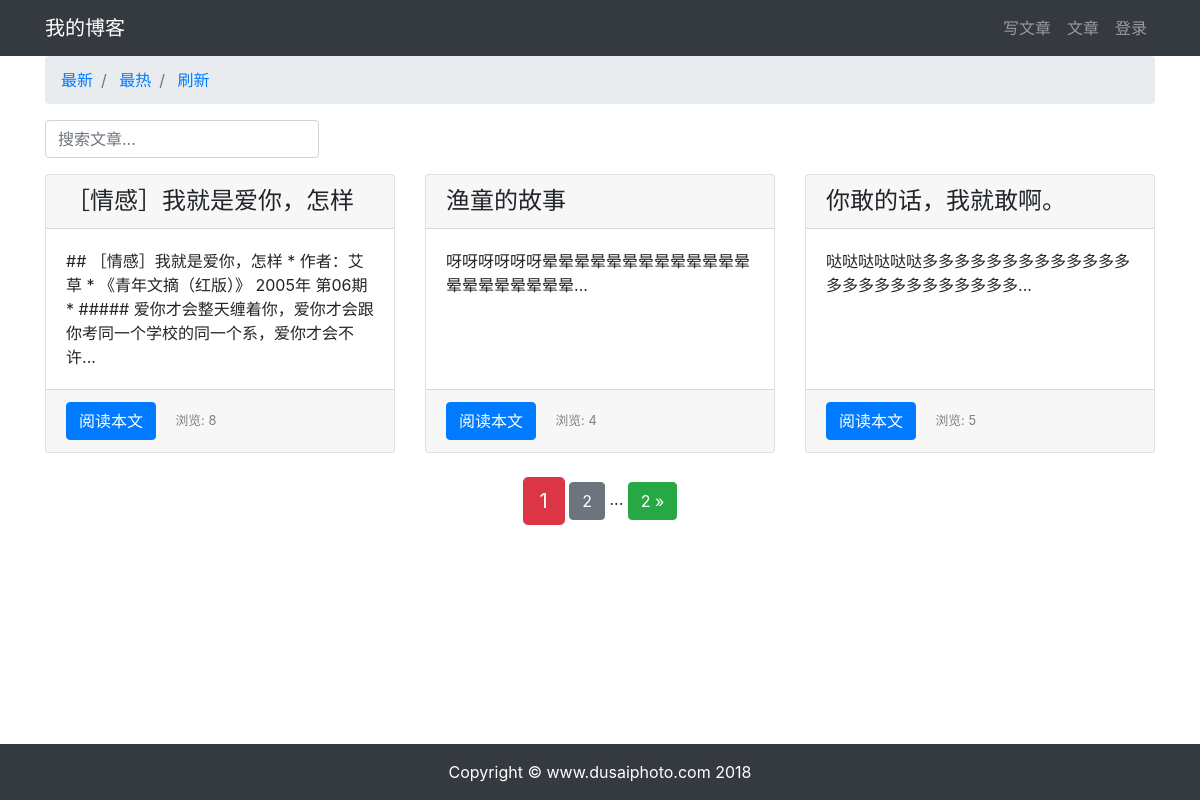
Page /article/article-list/ on the earlier database version.
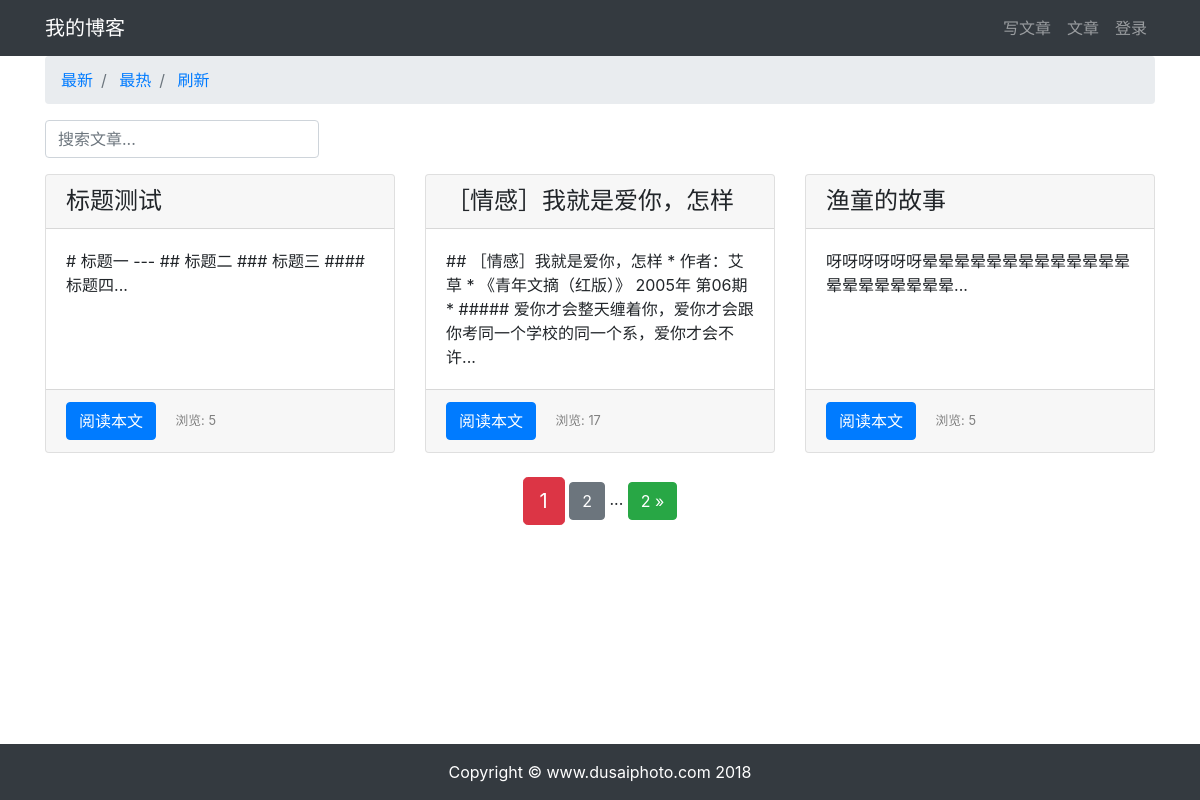
Same page on the later database version.
### article/models.py (models this page shows, shortened)
class ArticlePost(models.Model):
    author = models.ForeignKey(User, on_delete=models.CASCADE)
    title = models.CharField(max_length=100)
    body = models.TextField()
    created = models.DateTimeField(default=timezone.now)
    updated = models.DateTimeField(auto_now=True)
    total_views = models.PositiveIntegerField(default=0)
    class Meta:
        ordering = ('-created',)

### article/views.py (the view)
# urls.py: path('article-list/', views.article_list, name='article_list'),
def article_list(request):
    search = request.GET.get('search')
    order = request.GET.get('order')
    if search:
        if order == 'total_views':
            article_list = ArticlePost.objects.filter(
                Q(title__icontains=search) |
                Q(body__icontains=search)
            ).order_by('-total_views')
        else:
            article_list = ArticlePost.objects.filter(
                Q(title__icontains=search) |
                Q(body__icontains=search)
            )
    else:
        search = ''
        if order == 'total_views':
            article_list = ArticlePost.objects.all().order_by('-total_views')
        else:
            article_list = ArticlePost.objects.all()
    paginator = Paginator(article_list, 3)
    page = request.GET.get('page')
    articles = paginator.get_page(page)
    context = {'articles': articles, 'order': order, 'search': search}
    return render(request, 'article/list.html', context)

### templates/article/list.html (shortened to what this page needs)
{% extends "base.html" %}
{% load staticfiles %}
{% block content %}
<div class="container">
    <nav aria-label="breadcrumb">
        <ol class="breadcrumb">
            <li class="breadcrumb-item">
                <a href="{% url 'article:article_list' %}?search={{ search }}">
                    最新
                </a>
            </li>
            <li class="breadcrumb-item">
                <a href="{% url 'article:article_list' %}?order=total_views&search={{ search }}">
                    最热
                </a>
            </li>
            <li class="breadcrumb-item">
                <a href="{% url 'article:article_list' %}">
                    刷新
                </a>
            </li>
        </ol>
    </nav>
    <div class="row">
        <div class="col-auto mr-auto">
            <form class="form-inline" >
                <input type="text"
                    class="form-control mb-2 mr-sm-2"
                    name="search"
                    placeholder="搜索文章..."
                    required
                >
            </form>
        </div>
    </div>
    <div class="row mt-2">
        {% for article in articles %}
        <div class="col-4 mb-4">
            <div class="card h-100">
                <h4 class="card-header">{{ article.title }}</h4>
                <div class="card-body">
                    <p class="card-text">{{ article.body|slice:'100' }}...</p>
                </div>
                <div class="card-footer">
                    <a href="{% url 'article:article_detail' article.id %}" class="btn btn-primary">阅读本文</a>
                    <span>
                        <small class="col align-self-end" style="color: gray;">
                            浏览: {{ article.total_views }}
                        </small>
                    </span>
                </div>
            </div>
        </div>
        {% endfor %}
    </div>
</div>
<div class="pagination row">
    <div class="m-auto">
        <span class="step-links">
            <span class="current btn btn-danger btn-lg">
                {{ articles.number }}
            </span>
            {% if articles.has_next %}
                <a href="?page={{ articles.next_page_number }}&order={{ order }}&search={{ search }}"
                    class="btn btn-secondary">{{ articles.next_page_number }}</a>
                <span>...</span>
                <a href="?page={{ articles.paginator.num_pages }}&order={{ order }}&search={{ search }}"
                class="btn btn-success">{{ articles.paginator.num_pages }} &raquo;</a>
            {% endif %}
        </span>
    </div>
</div>
{% endblock content %}

### templates/base.html (shortened to what this page needs)
    使用 Django 3 学习的读者改为 {% load static %}
{% load staticfiles %}
<!DOCTYPE html>
<html lang="zh-cn">
<head>
    <link rel="stylesheet" href="{% static 'bootstrap/css/bootstrap.min.css' %}">
    <link rel="stylesheet" href="{% static 'md_css/monokai.css' %}">
</head>
<body>
    {% include 'header.html' %}
    {% block content %}{% endblock content %}
    {% include 'footer.html' %}
</body>
</html>

### templates/header.html (shortened to what this page needs)
<nav class="navbar navbar-expand-lg navbar-dark bg-dark">
  <div class="container">
    <a class="navbar-brand" href="#">我的博客</a>
    <div>
      <ul class="navbar-nav">
        <li class="nav-item">
            <a class="nav-link" href="{% url 'article:article_create' %}">写文章</a>
        </li>
        <li class="nav-item">
            <a class="nav-link" href="{% url 'article:article_list' %}">文章</a>
        </li>
        {% if user.is_authenticated %}
            <li class="nav-item dropdown">
                <a class="nav-link dropdown-toggle" href="#" id="navbarDropdown" role="button" data-toggle="dropdown" aria-haspopup="true" aria-expanded="false">
                  {{ user.username }}
                </a>
                <div class="dropdown-menu" aria-labelledby="navbarDropdown">
                  <a class="dropdown-item" href='{% url "userprofile:edit" user.id %}'>个人信息</a>
                  <a class="dropdown-item" href="#" onclick="user_delete()">删除用户</a>
                  <a class="dropdown-item" href='{% url "userprofile:logout" %}'>退出登录</a>
                </div>
            </li>
        {% else %}
            <li class="nav-item">
                <a class="nav-link" href="{% url 'userprofile:login' %}">登录</a>
            </li>
        {% endif %}
      </ul>
    </div>
  </div>
</nav>

### templates/footer.html
{% load staticfiles %}
<div>
    <br><br><br>
</div>
<footer class="py-3 bg-dark fixed-bottom">
    <div class="container">
        <p class="m-0 text-center text-white">Copyright &copy; www.dusaiphoto.com 2018</p>
    </div>
</footer>

Differences in the rows shown:
no longer on this page (row edited): ArticlePost: title "你敢的话，我就敢啊。", body "哒哒哒哒哒哒多多多多多多多多多多多多多多多多多多多多多多多多多", total_views "5"
added ArticlePost: title "标题测试", body "# 标题一 --- ## 标题二 ### 标题三 #### 标题四", total_views "5"
changed ArticlePost "［情感］我就是爱你，怎样": total_views "8" → "17"
changed ArticlePost "渔童的故事": total_views "4" → "5"
